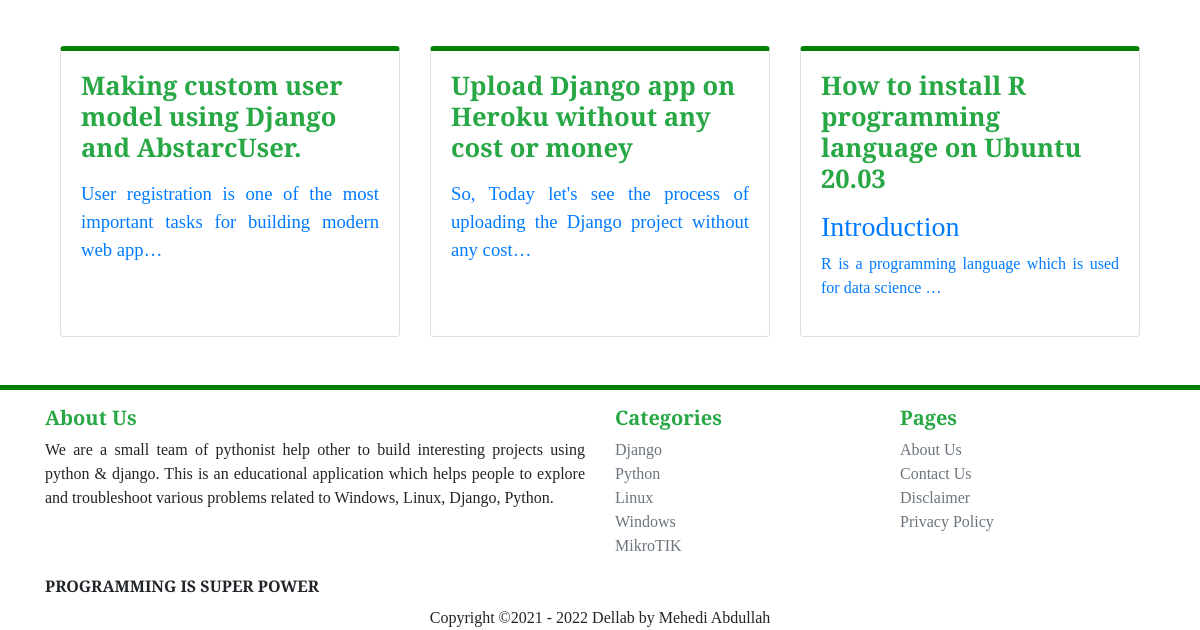
The app's page / (lower part), older data.
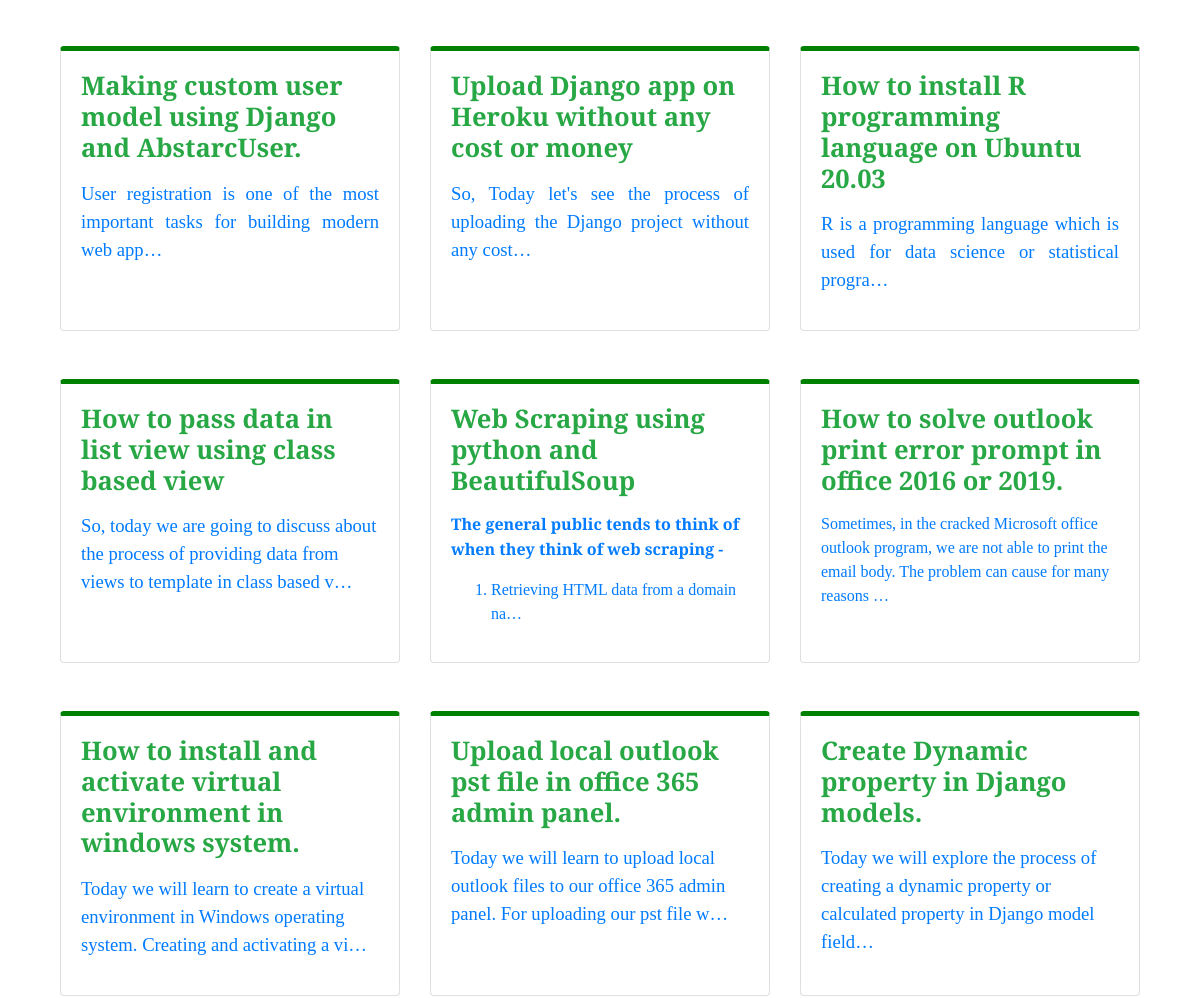
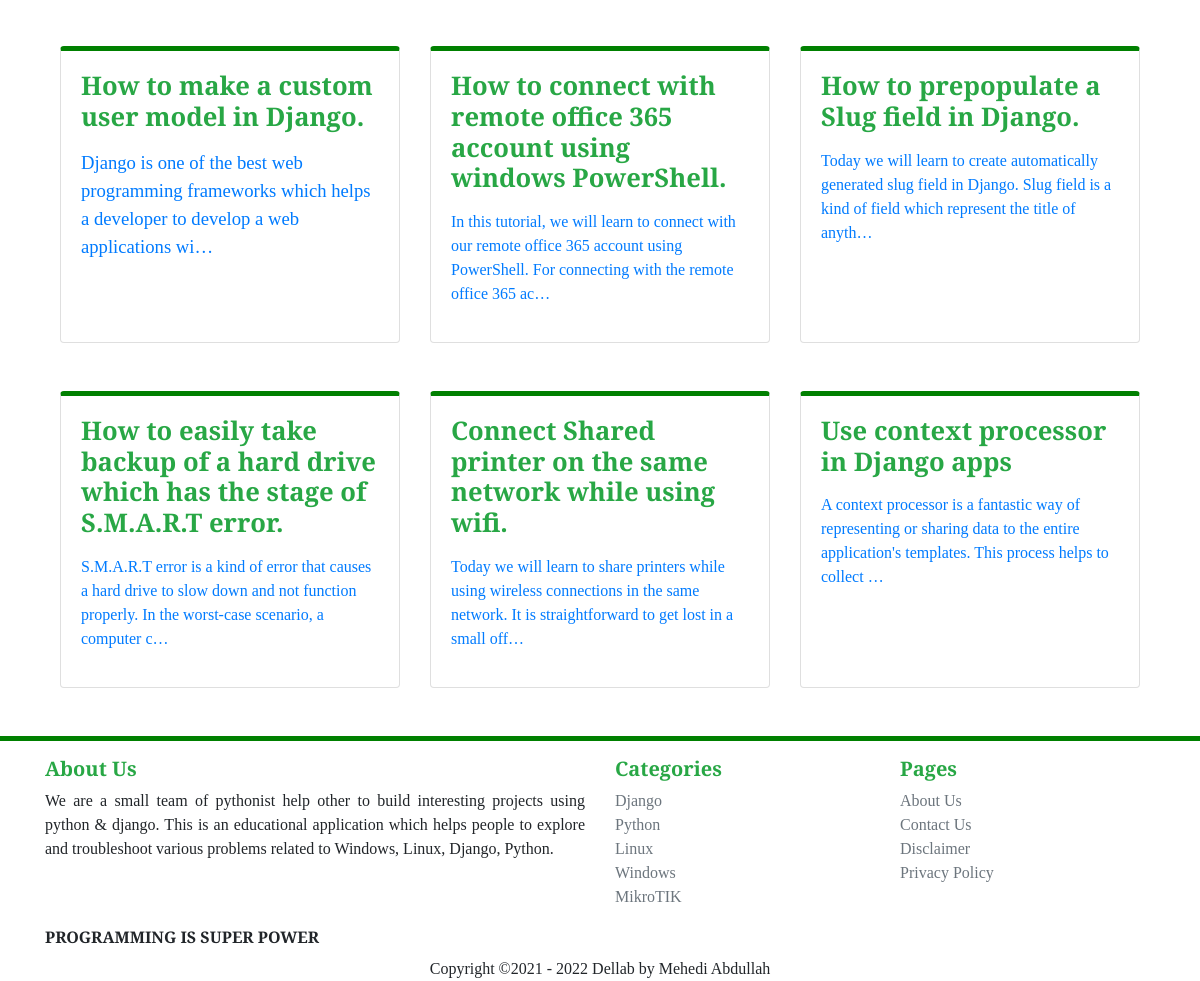
The same page, newer data (2 pictures, top to bottom).
### blog/models.py (models this page shows, shortened)
class Blog(models.Model):
    title = models.TextField(unique=True, max_length=987)
    writer = models.ForeignKey(User, on_delete=models.CASCADE, null=True, default=1)
    updated = models.DateField(auto_now=True, auto_now_add=False)
    timestamp = models.DateTimeField(auto_now=False, auto_now_add=True)
    category = models.ForeignKey(Category, on_delete=models.CASCADE)
    content = HTMLField()
    slug = models.SlugField(blank=True, max_length=987)
    def get_absolute_url(self):
        return reverse("details", kwargs={"id": self.id, 'slug': self.slug})

### blog/views.py (the view)
# urls.py: path('', views.index, name='index'),
def index(request):
    blogs = Blog.objects.all()
    return render(request, 'blog/index.html', {'blogs': blogs})

### templates/blog/index.html (shortened to what this page needs)
{% extends 'master.html' %}
{% block main %}
    <div  class="container mt-5">
        <div class="row justify-content-center mx-auto my-auto">
            {% for django in blogs %}
                <div class="col-md-4 mt-5">
                    <div class="card bg-white h-100" data-aos="zoom-in-up" style=" font-family: 'Averia Serif Libre', cursive; border-top: 5px solid green; border-radius:1.6 rem background-color: #ffffff;">
                        <a href={{ django.get_absolute_url }} " style='text-decoration: none;'>
                            <div class="card-body">
                                <h5 class="card-title text-success text-align-center font-weight-bold" style='font-size: 1.6rem; justify-content: center'>{{django.title|safe}}</h5>
                                <p class="card-text text-secondary" style='font-size: 1.3rem; justify: center'>{{django.content|truncatechars:144|safe}}</p>
                            </div>
                        </a>
                    </div>
                </div>
            {% endfor %}
        </div>
    </div>
{% endblock main %}

Row changes from the older to the newer data that the page shows:
changed Blog "How to install R programming language on Ubuntu 20.03": content "Introduction R is a programming language which is used for data science …" → "R is a programming language which is used for data science or statistical progra…"
added Blog: title "How to pass data in list view using class based view", content "So, today we are going to discuss about the process of providing data from views to template in class based v…"
added Blog: title "Web Scraping using python and BeautifulSoup", content "The general public tends to think of when they think of web scraping - Retrieving HTML data from a domain na…"
added Blog: title "How to solve outlook print error prompt in office 2016 or 2019.", content "Sometimes, in the cracked Microsoft office outlook program, we are not able to print the email body. The problem can cause for many reasons …"
added Blog: title "How to install and activate virtual environment in windows system.", content "Today we will learn to create a virtual environment in Windows operating system. Creating and activating a vi…"
added Blog: title "Upload local outlook pst file in office 365 admin panel.", content "Today we will learn to upload local outlook files to our office 365 admin panel. For uploading our pst file w…"
added Blog: title "Create Dynamic property in Django models.", content "Today we will explore the process of creating a dynamic property or calculated property in Django model field…"
added Blog: title "How to make a custom user model in Django.", content "Django is one of the best web programming frameworks which helps a developer to develop a web applications wi…"
added Blog: title "How to connect with remote office 365 account using windows PowerShell.", content "In this tutorial, we will learn to connect with our remote office 365 account using PowerShell. For connecting with the remote office 365 ac…"
added Blog: title "How to prepopulate a Slug field in Django.", content "Today we will learn to create automatically generated slug field in Django. Slug field is a kind of field which represent the title of anyth…"
added Blog: title "How to easily take backup of a hard drive which has the stage of S.M.A.R.T error.", content "S.M.A.R.T error is a kind of error that causes a hard drive to slow down and not function properly. In the worst-case scenario, a computer c…"
added Blog: title "Connect Shared printer on the same network while using wifi.", content "Today we will learn to share printers while using wireless connections in the same network. It is straightforward to get lost in a small off…"
added Blog: title "Use context processor in Django apps", content "A context processor is a fantastic way of representing or sharing data to the entire application's templates. This process helps to collect …"
